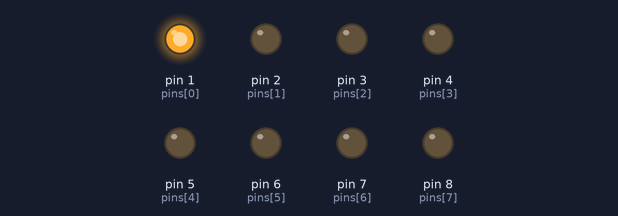
A sketch run on a simulated Arduino Uno, built with avr-gcc and run on an emulated ATmega328P. Shown: output pins drawn as LEDs (lit = HIGH).

Above: at 0.05 s.
At 0.55 s:
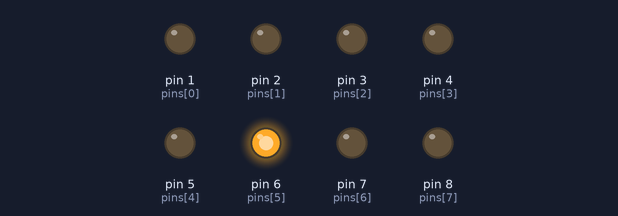
At 1.15 s:
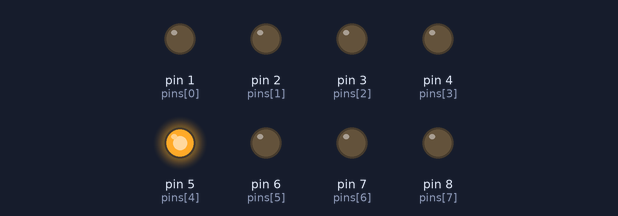
At 1.75 s:
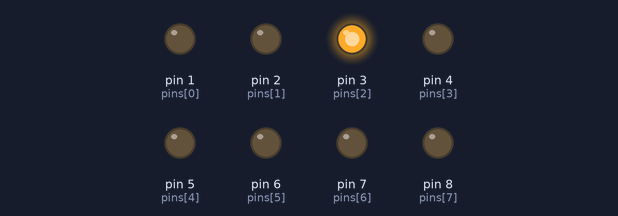
At 2.3 s:
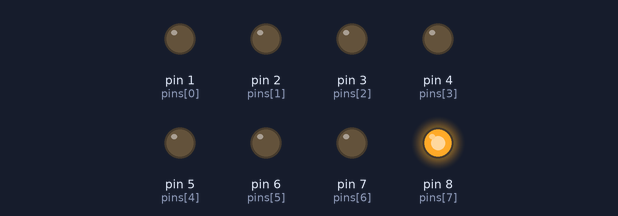
At 3.35 s:
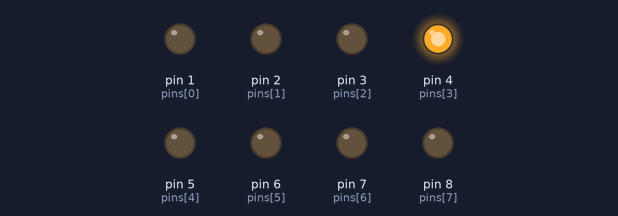
Timing chart, 0 to 3.6 s (numbered marks = the images above):
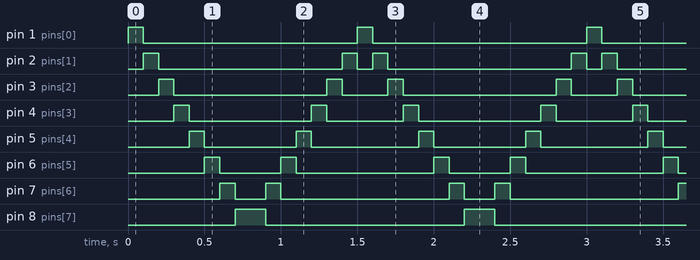

The sketch:

LED1_LED2__3_4_5_6_7_8_SHORT.ino
```cpp
int pinsCount=8;
int pins[]={1,2 ,3,4,5,6,7,8};
void setup() {
  for(int i=0; i<pinsCount;i=i+1){
    pinMode(pins[i],OUTPUT);
  }
}

void loop() {
  for(int i=0; i<pinsCount;i=i+1){
    digitalWrite(pins[i],HIGH);
    delay(100);
    digitalWrite(pins[i],LOW);
  }
  for(int i=pinsCount-1;i>0;i=i-1){
    digitalWrite(pins[i],HIGH);
    delay(100);
    digitalWrite(pins[i],LOW);
  }
}
```

Measured:
- by itself, pin 1 (pins[0]): alternates HIGH for 0.10 s and LOW for 1.4 s
- by itself, pin 2 (pins[1]): repeats every 1.5 s: LOW 1.2 s, HIGH 0.10 s, LOW 0.10 s, HIGH 0.10 s
- by itself, pin 3 (pins[2]): repeats every 1.5 s: LOW 1.0 s, HIGH 0.10 s, LOW 0.30 s, HIGH 0.10 s
- by itself, pin 4 (pins[3]): repeats every 1.5 s: LOW 0.80 s, HIGH 0.10 s, LOW 0.50 s, HIGH 0.10 s
- by itself, pin 5 (pins[4]): alternates HIGH for 0.10 s and LOW for 0.65 s
- by itself, pin 6 (pins[5]): repeats every 1.5 s: LOW 0.40 s, HIGH 0.10 s, LOW 0.90 s, HIGH 0.10 s
- by itself, pin 7 (pins[6]): repeats every 1.5 s: LOW 0.20 s, HIGH 0.10 s, LOW 1.1 s, HIGH 0.10 s
- by itself, pin 8 (pins[7]): alternates HIGH for 0.20 s and LOW for 1.3 s
